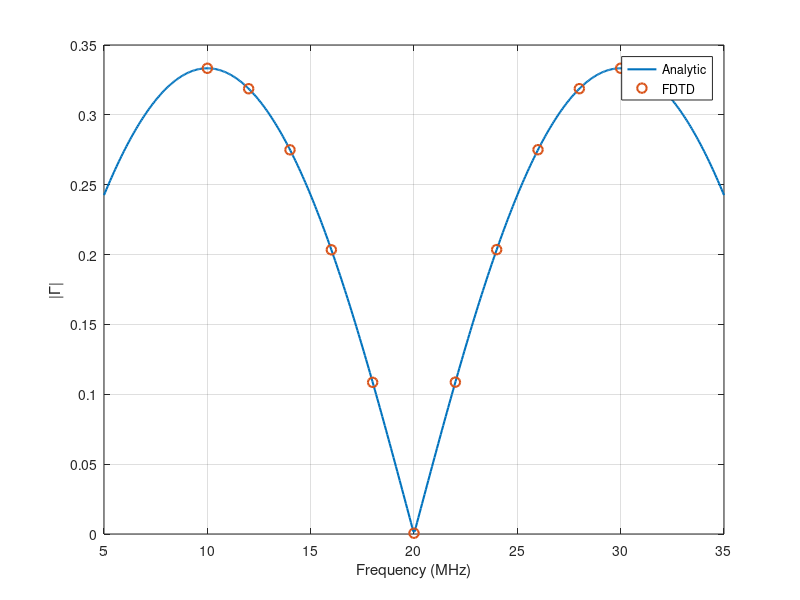

The MATLAB script that drew this image:
clear
clc
close all

mu_0 = pi*4e-7;
eps_0 = 8.854e-12;
eps_r1 = 2; %I choose
c = 1/sqrt(mu_0*eps_0);

%f = 20e6; %I choose
lambda_0 = c/20e6;
lambda_1 = lambda_0/sqrt(eps_r1);

deltax = 0.02; %I choose
xmax = 175; %I choose
x = 0:deltax:xmax;

%tmax = xmax/c; %I choose
S = 1; %I choose
deltat = S*deltax/c;
t = 0;
d1 = lambda_1/2;

eps = ones(length(x), 1) .* eps_0;
s1 = round(((xmax/2) - ((d1)/2))/0.02); %I choose
s2 = s1 + round(d1/deltax); %makes dielectric slab of thickness d
eps(s1:s2-1) = eps_0*eps_r1;

E = zeros(length(x),3);

x0 = 1;
x1 = s2 + round(5/deltax); %I choose
tmax = (x(x1) + 2*min(x(s1), xmax - x(x1)))/c;

fsweep = [10e6 12e6 14e6 16e6 18e6 20e6 22e6 24e6 26e6 28e6 30e6];
gamma_fdtd = zeros(size(fsweep));

for k = 1:numel(fsweep)
    f = fsweep(k);
    E = zeros(length(x),3);
    t = 0;
    E0max = 0;
    E1max = 0;

    while t<tmax
        E(2:end-1,3) = ((1./(mu_0*eps(2:end-1))) .* (deltat/deltax)^2 .* (E(3:end,2) - 2*E(2:end-1,2) + E(1:end-2,2))) + 2*E(2:end-1,2) - E(2:end-1,1);
        E(x0,3) = sin(2*pi*f*t);
    
    if t>tmax -2/f
        E0max = max(E0max, abs (E(x0,3)));
        E1max = max(E1max, abs (E(x1,3)));
    end

    E(:,1) = E(:,2);
    E(:,2) = E(:,3);
    t = t + deltat;
    end

tau = E1max/E0max;
gamma_fdtd(k) = sqrt(1-tau^2);

end

eta0 = sqrt(mu_0/eps_0);
fa = linspace(5e6, 35e6, 500);
er = [eps_r1];
dd = [d1];
Z = eta0*ones(size(fa));
for m = 1:-1:1
    eta = eta0/sqrt(er(m));
    tb = tan(2*pi*fa*sqrt(er(m))*dd(m)/c);
    Z = eta*(Z + 1j*eta*tb)./(eta + 1j*Z.*tb);
end
gamma_th = abs((Z-eta0)./(Z+eta0));

figure
plot(fa/1e6, gamma_th, 'LineWidth', 1.5); hold on
plot(fsweep/1e6, gamma_fdtd, 'o', 'MarkerSize', 7, 'LineWidth', 1.5)
xlabel('Frequency (MHz)'); 
ylabel('|\Gamma|'); 
legend('Analytic', 'FDTD'); grid on
